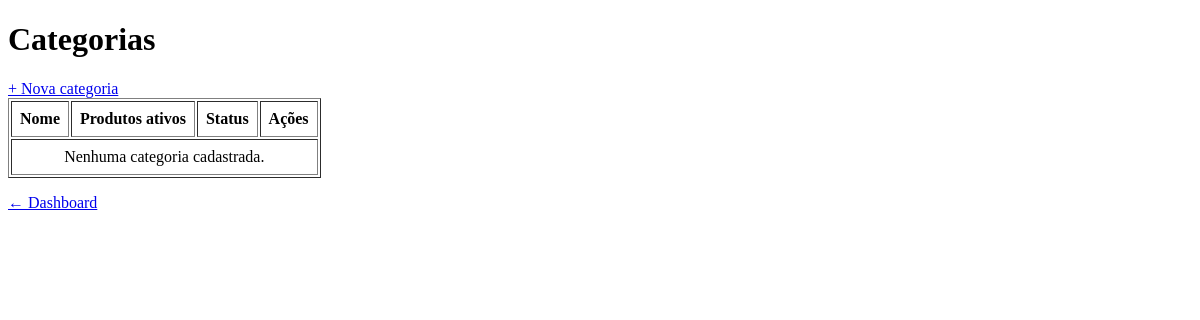
The page /categorias/ (signed in) on the database as committed earlier.
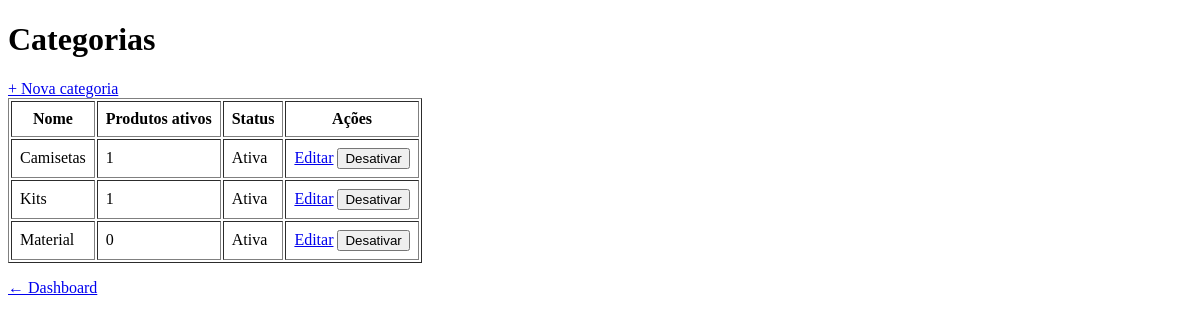
The same page on the database as committed later.
### app/models/categoria.py (models this page shows)
class Categoria(Base):
    __tablename__ = "categorias"
    id = Column(Integer, primary_key=True, autoincrement=True, index=True)
    nome  = Column(String(100), nullable=False, unique=True)
    ativo = Column(Boolean, default=True)
    produtos = relationship("Produto", back_populates="categoria", lazy="select")

### app/controllers/categoria_controller.py (the view)
@router.get("/")
def listar_categorias(
    request: Request,
    db: Session = Depends(get_db),
    admin = Depends(get_admin)
):
    categorias = db.query(Categoria).order_by(Categoria.nome).all()
    return templates.TemplateResponse(
        request,
        "categorias/index.html",
        {
            "request":    request,
            "usuario":    admin,
            "categorias": categorias,
        }
    )

### app/templates/categorias/index.html (shortened to what this page needs)
<!DOCTYPE html>
<html lang="pt-br">
<head>
</head>
<body>
    <h1>Categorias</h1>
    <a href="/categorias/nova">+ Nova categoria</a>
    <table border="1" cellpadding="8">
        <thead>
            <tr>
                <th>Nome</th>
                <th>Produtos ativos</th>
                <th>Status</th>
                <th>Ações</th>
            </tr>
        </thead>
        <tbody>
            {% for c in categorias %}
            <tr>
                <td>{{ c.nome }}</td>
                <td>
                    {{ c.produtos | selectattr('ativo') | list | length }}
                </td>
                <td>{{ "Ativa" if c.ativo else "Inativa" }}</td>
                <td>
                    <a href="/categorias/{{ c.id }}/editar">Editar</a>
                    <form action="/categorias/{{ c.id }}/toggle-ativo"
                          method="post"
                          style="display:inline">
                        <button type="submit">
                            {{ "Desativar" if c.ativo else "Ativar" }}
                        </button>
                    </form>
                </td>
            </tr>
            {% endfor %}
            {% if not categorias %}
            <tr>
                <td colspan="4" style="text-align:center">
                    Nenhuma categoria cadastrada.
                </td>
            </tr>
            {% endif %}
        </tbody>
    </table>
    <p><a href="/">← Dashboard</a></p>
</body>
</html>

Rows that differ between the two databases and show on the page:
added Categoria: nome "Camisetas", produtos|selectattr "1", ativo "Ativa", ativo "Desativar"
added Categoria: nome "Kits", produtos|selectattr "1", ativo "Ativa", ativo "Desativar"
added Categoria: nome "Material", produtos|selectattr "0", ativo "Ativa", ativo "Desativar"
Other text that changed with them:
text no longer shown: "Nenhuma categoria cadastrada."
